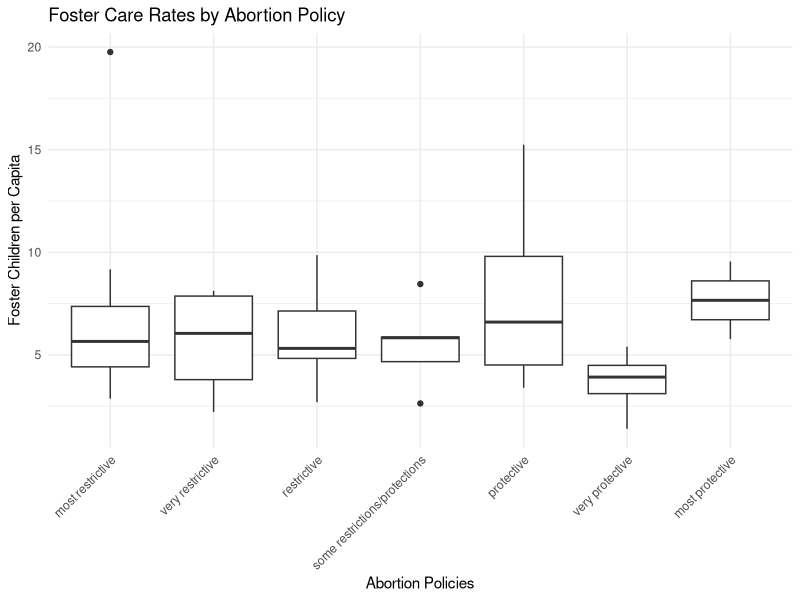
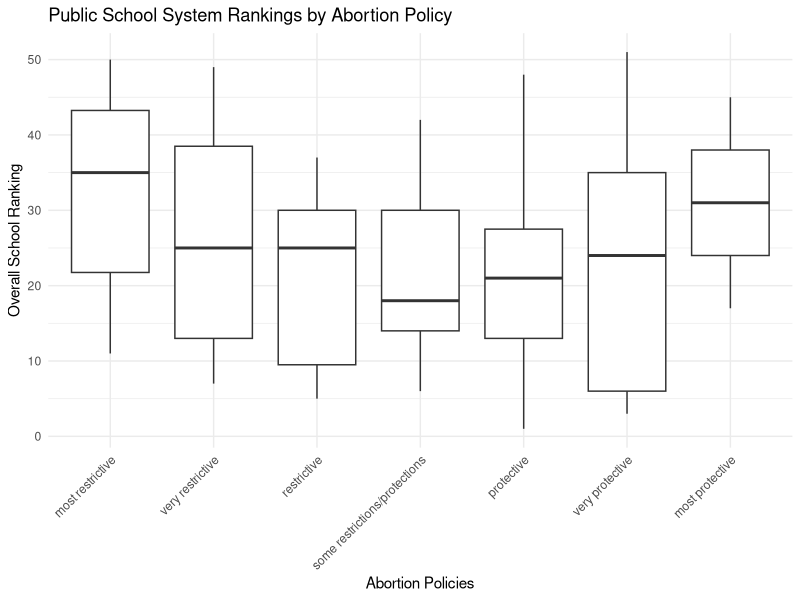

Reproduce these figures in R, in order.
## ---- chunk 1
library(tidyverse)
library(readr)
## ---- chunk 2
df <- read_csv("../data/clean_data/merged_data.csv", show_col_types = FALSE)
df <- df[!is.na(df$abortion_policies), ]
## ---- chunk 3
table(df$abortion_policies)
## ---- chunk 4
shapiro.test(df$foster_children_per_capita)
## ---- chunk 5
# Kruskal-Wallis test
kruskal.test(foster_children_per_capita ~ abortion_policies, data = df)

# If Kruskal-Wallis is significant, run pairwise Wilcoxon tests
pairwise.wilcox.test(df$foster_children_per_capita, 
                     df$abortion_policies,
                     p.adjust.method = "bonferroni")

# For visualization
# First reorder the factor levels
df$abortion_policies <- factor(df$abortion_policies, 
                             levels = c("most restrictive", 
                                      "very restrictive", 
                                      "restrictive",
                                      "some restrictions/protections",
                                      "protective",
                                      "very protective",
                                      "most protective"))

# Then create the plot
ggplot(df, aes(x = abortion_policies, y = foster_children_per_capita)) +
  geom_boxplot() +
  theme_minimal() +
  theme(axis.text.x = element_text(angle = 45, hjust = 1)) +
  labs(x = "Abortion Policies", 
       y = "Foster Children per Capita",
       title = "Foster Care Rates by Abortion Policy")
## ---- chunk 6
# Kruskal-Wallis test
kruskal.test(overall_school_rank ~ abortion_policies, data = df)

# If Kruskal-Wallis is significant, run pairwise Wilcoxon tests
pairwise.wilcox.test(df$overall_school_rank, 
                     df$abortion_policies,
                     p.adjust.method = "bonferroni")

# For visualization
ggplot(df, aes(x = abortion_policies, y = overall_school_rank)) +
  geom_boxplot() +
  theme_minimal() +
  theme(axis.text.x = element_text(angle = 45, hjust = 1)) +
  labs(x = "Abortion Policies", 
       y = "Overall School Ranking",
       title = "Public School System Rankings by Abortion Policy")
